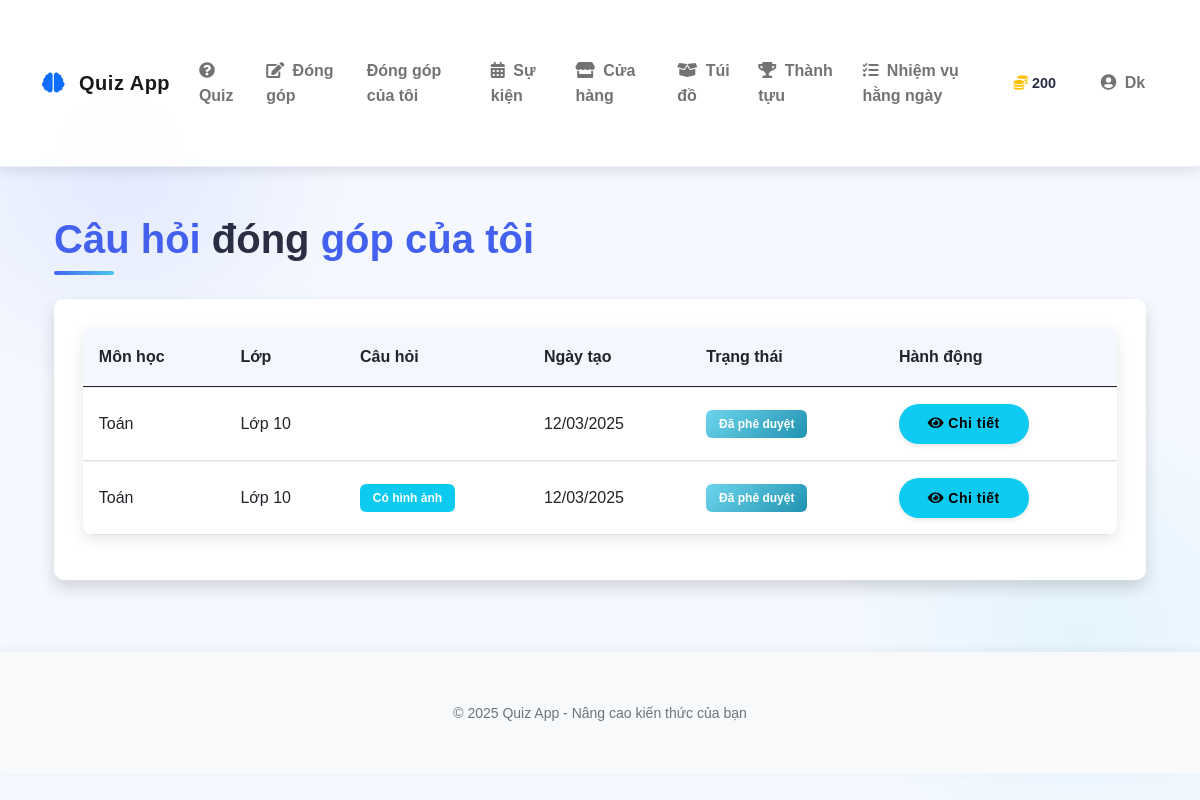
Before: /my_contributions (signed in) with the older database file.
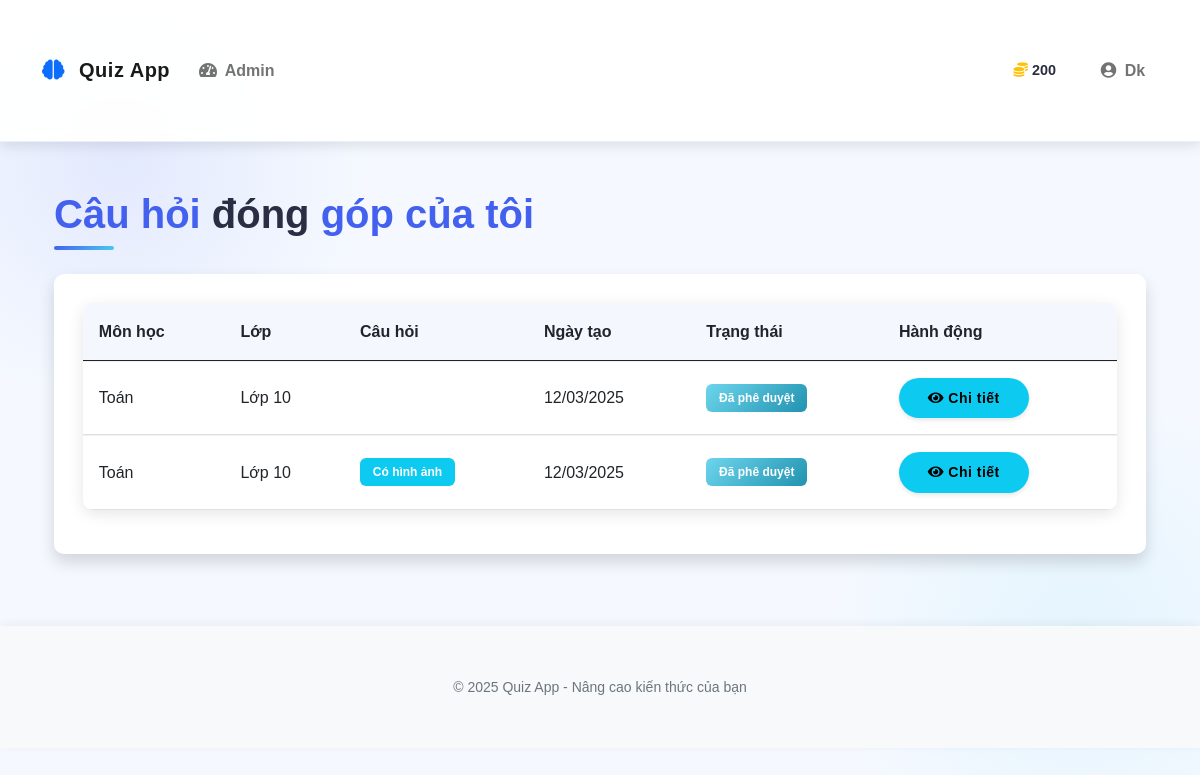
After: the same page with the newer database file.
### app.py (the view)
@app.route('/my_contributions')
@login_required
def my_contributions():
    from models import Contribution
    contributions = Contribution.query.filter_by(user_id=current_user.id).all()
    return render_template('my_contributions.html', contributions=contributions)

### app.py (called while the page is built)
@login_manager.user_loader
def load_user(user_id):
    from models import User
    return User.query.get(int(user_id))

### templates/my_contributions.html (shortened to what this page needs)
{% extends "base.html" %}
{% block content %}
<div class="container py-4">
    <h1 class="mb-4">Câu hỏi đóng góp của tôi</h1>
    {% if contributions %}
        <div class="card shadow">
            <div class="card-body">
                <table class="table table-hover">
                    <thead>
                        <tr>
                            <th>Môn học</th>
                            <th>Lớp</th>
                            <th>Câu hỏi</th>
                            <th>Ngày tạo</th>
                            <th>Trạng thái</th>
                            <th>Hành động</th>
                        </tr>
                    </thead>
                    <tbody>
                        {% for contribution in contributions %}
                        <tr>
                            <td>{{ contribution.subject }}</td>
                            <td>Lớp {{ contribution.grade }}</td>
                            <td>
                                {% if contribution.question_image_url %}
                                <span class="badge bg-info">Có hình ảnh</span>
                                {% endif %}
                            </td>
                            <td>{{ contribution.created_at.strftime('%d/%m/%Y') }}</td>
                            <td>
                                {% if contribution.approved %}
                                <span class="badge bg-success">Đã phê duyệt</span>
                                {% else %}
                                <span class="badge bg-warning text-dark">Đang chờ phê duyệt</span>
                                {% endif %}
                            </td>
                            <td>
                                <button class="btn btn-info btn-sm" data-bs-toggle="modal" data-bs-target="#contributionModal{{ contribution.id }}">
                                    <i class="fas fa-eye"></i> Chi tiết
                                </button>
                            </td>
                        </tr>
                        {% endfor %}
                    </tbody>
                </table>
            </div>
        </div>
    {% else %}
        <div class="alert alert-info">
            <p>Bạn chưa đóng góp câu hỏi nào. <a href="{{ url_for('contribute') }}">Đóng góp ngay!</a></p>
        </div>
    {% endif %}
</div>
{% endblock %}

### templates/base.html (shortened to what the changed rows need)
<!DOCTYPE html>
<html lang="en">
<head>
    <link href="https://cdn.jsdelivr.net/npm/bootstrap@5.0.2/dist/css/bootstrap.min.css" rel="stylesheet">
    <link rel="stylesheet" href="https://cdnjs.cloudflare.com/ajax/libs/font-awesome/5.15.3/css/all.min.css">
    <link href="https://unpkg.com/aos@2.3.1/dist/aos.css" rel="stylesheet">
    <link rel="stylesheet" href="{{ url_for('static', filename='css/style.css') }}">
    <link rel="stylesheet" href="{{ url_for('static', filename='css/rank_frames.css') }}">
    <link rel="stylesheet" href="{{ url_for('static', filename='css/customization.css') }}">
    <link rel="stylesheet" href="{{ url_for('static', filename='css/achievements.css') }}">
    <link rel="stylesheet" href="{{ url_for('static', filename='css/quests.css') }}">
    <link rel="stylesheet" href="{{ url_for('static', filename='css/quiz.css') }}">
</head>
<body>
    <nav class="navbar navbar-expand-lg navbar-light sticky-top">
        <div class="container">
            <div class="collapse navbar-collapse" id="navbarNav">
                <ul class="navbar-nav me-auto">
                    {% if current_user.is_authenticated %}
                        {% if current_user.is_admin %}
                            <li class="nav-item">
                                <a class="nav-link" href="{{ url_for('admin_dashboard') }}">
                                    <i class="fas fa-tachometer-alt me-1"></i> Admin
                                </a>
                            </li>
                        {% else %}
                            <li class="nav-item">
                                <a class="nav-link" href="{{ url_for('mainquiz') }}">
                                    <i class="fas fa-question-circle me-1"></i> Quiz
                                </a>
                            </li>
                            <li class="nav-item">
                                <a class="nav-link" href="{{ url_for('contribute') }}">
                                    <i class="fas fa-edit me-1"></i> Đóng góp
                                </a>
                            </li>
                            <li class="nav-item">
                                <a class="nav-link" href="{{ url_for('my_contributions') }}">
                                    Đóng góp của tôi
                                </a>
                            </li>
                            <li class="nav-item">
                                <a class="nav-link" href="{{ url_for('event') }}">
                                    <i class="fas fa-calendar-alt me-1"></i> Sự kiện
                                </a>
                            </li>
                            <li class="nav-item">
                                <a class="nav-link" href="{{ url_for('shop') }}">
                                    <i class="fas fa-store me-1"></i> Cửa hàng
                                </a>
                            </li>
                            <li class="nav-item">
                                <a class="nav-link" href="{{ url_for('inventory') }}">
                                    <i class="fas fa-box-open me-1"></i> Túi đồ
                                </a>
                            </li>
                            <li class="nav-item">
                                <a class="nav-link" href="{{ url_for('advancements') }}">
                                    <i class="fas fa-trophy me-1"></i> Thành tựu
                                </a>
                            </li>
                            <li class="nav-item">
                                <a class="nav-link" href="{{ url_for('daily_quests') }}">
                                    <i class="fas fa-tasks me-1"></i> Nhiệm vụ hằng ngày
                                </a>
                            </li>
                        {% endif %}
                    {% endif %}
                </ul>
            </div>
        </div>
    </nav>
    <div class="container py-4">
        {% block content %}{% endblock %}
    </div>
</body>
</html>

Changed rows visible on the page:
changed User "Dk": is_admin False → True (drawn)
Other visible differences:
text no longer shown: "Quiz Đóng góp Đóng góp của tôi Sự kiện Cửa hàng Túi đồ Thành tựu Nhiệm vụ hằng ngày"
text now shown: "Admin"
